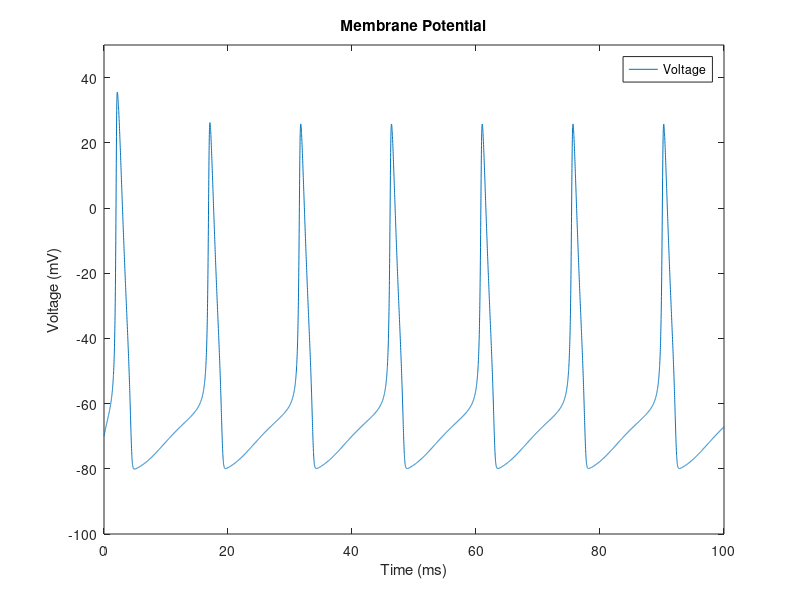
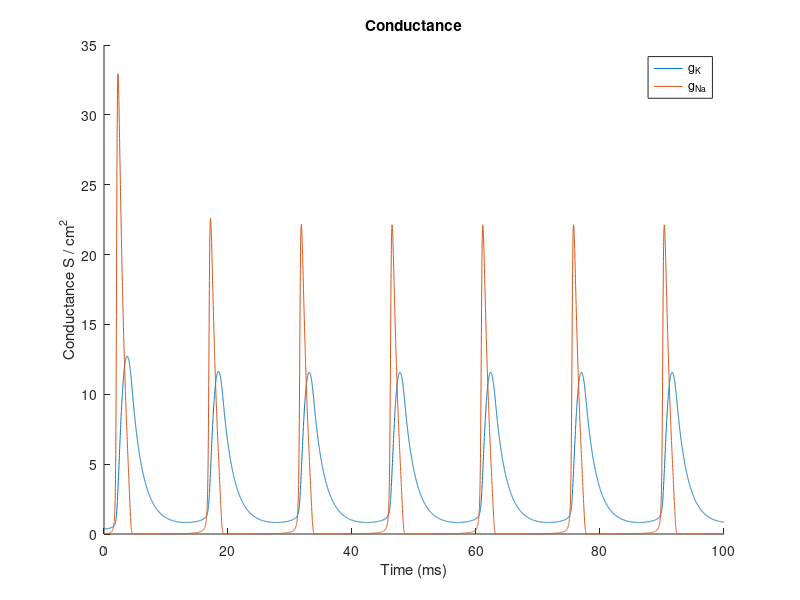

These figures' MATLAB source, in order:
%% Neuron Excitation - Hudgkin Huxley Model

% Simulation Time 
duration = 100; % millisec
stepsize = 0.01;
totalsteps = duration/stepsize; 

t = linspace(0,duration,totalsteps);%% Constants
gb_K = 36;  % mS/cm^2
gb_Na = 120; % ^^
gb_L = 0.3;  % ^^
E_K = -12;  % mV
E_Na = 115; % ^^
E_L = 10.6; % ^^
C_m = 1; %Membrane cap
I(1:totalsteps) = 10; %Membrane Current, microAmps/cm^2

% You can specify other currents here.
% A .5 ms pulse of 5 uA/cm^2 would be I(101:150) = 5; At 1ms, it would
% pulse for .5ms given the simulation is 100ms long with a step of .01 ms


%% Equations
V_m = 0;
% Gating vars
a_m = 0.1 * ((25 - V_m)/(exp((25 - V_m)/10) - 1));
b_m = 4 * exp(-V_m/18);
a_n = 0.01 * ((10 - V_m)/(exp((10 - V_m)/10) -1));
b_n = 0.125 * exp(-V_m/80);
a_h = 0.07 * exp(-V_m/20);
b_h = 1 / (exp((30 - V_m)/10) + 1);

m = a_m / (a_m + b_m);
n = a_n / (a_n + b_n);
h = a_h / (a_h + b_h);

% Currents
I_Na = m.^3 * gb_Na * h * (V_m - E_Na);
I_K = n.^ 4 * gb_K * (V_m - E_K);
I_L = gb_L * (V_m - E_L);
I_ion = I(1) - I_K - I_Na - I_L;

% Now that all variables and equations are setup we can simulate
% All of the previous var will change in each given step so we need to
% recalculate each of them using Euler's Method
% y(n+1) = y(n) + stepsize * f(t(n),y(n))
for i = 1:(totalsteps-1) %steps - 1 b/c we dont start at 0
    % Gating vars
    a_m(i) = 0.1 * ((25 - V_m(i))/(exp((25 - V_m(i))/10) - 1));
    b_m(i) = 4 * exp(-V_m(i)/18);
    a_n(i) = 0.01 * ((10 - V_m(i))/(exp((10 - V_m(i))/10) -1));
    b_n(i) = 0.125 * exp(-V_m(i)/80);
    a_h(i) = 0.07 * exp(-V_m(i)/20);
    b_h(i) = 1 / (exp((30 - V_m(i))/10) + 1);

    % Currents
    I_Na = m(i).^3 * gb_Na * h(i) * (V_m(i) - E_Na);
    I_K = n(i).^ 4 * gb_K * (V_m(i) - E_K);
    I_L = gb_L * (V_m(i) - E_L);
    I_ion = I(i) - I_K - I_Na - I_L;
    
    % Euler Method
    V_m(i+1) = V_m(i) + stepsize * I_ion / C_m;
    m(i+1) = m(i) + stepsize * (a_m(i) * (1 - m(i)) - b_m(i) * m(i));
    n(i+1) = n(i) + stepsize * (a_n(i) * (1 - n(i)) - b_n(i) * n(i));
    h(i+1) = h(i) + stepsize * (a_h(i) * (1 - h(i)) - b_h(i) * h(i));
    
end


% Plot Voltage vs time
plot(t,V_m-70)  % Plot the Y values (V_m) at times t.
axis([0 100 -100 50]) % Set the viewing min, max on x and y axis
xlabel 'Time (ms)' % Label axis
ylabel 'Voltage (mV)'
title 'Membrane Potential' % Plot title
legend 'Voltage' % Legend 

% Plotting conductances
% The equations for conductance come from the paper
g_K = gb_K .* (n .^ 4);        % Equation 6
g_Na = (m .^ 3) .* h .* gb_Na; % Equation 14
figure
hold on
plot(t,g_K, t, g_Na)
xlabel 'Time (ms)'
ylabel('Conductance S / cm^2')
title 'Conductance'
legend('g_K', 'g_{Na}') %Matlab interprets TeX here.
